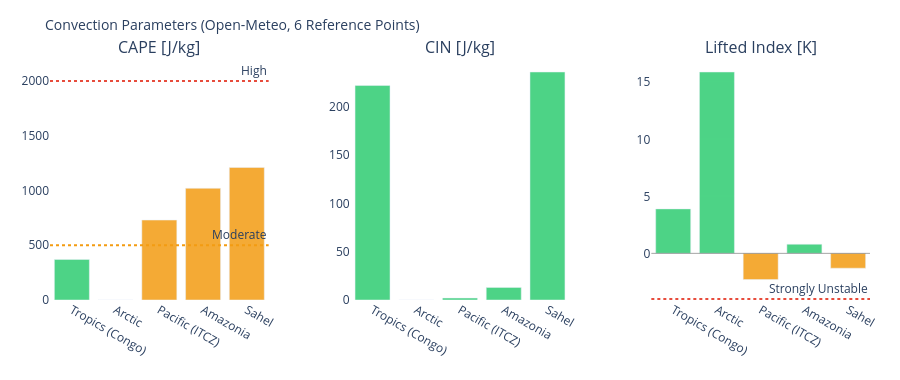

The notebook cell saved with this chart:
### Markdown cell above
---
## 3. Visualizations

### Code cell
# ============================================================
# CAPE / CIN / LIFTED INDEX – Convection potential
# ============================================================

if not df_atm.empty:
    fig = make_subplots(
        rows=1, cols=3,
        subplot_titles=['CAPE [J/kg]', 'CIN [J/kg]', 'Lifted Index [K]'],
        horizontal_spacing=0.1
    )
    pts = df_atm['point'].tolist()
    pt_colors = ['#E85D24','#185FA5','#888780','#378ADD','#639922','#F2A623']

    # CAPE – höher = mehr Gewitterpotential
    cape_vals = df_atm['cape'].fillna(0).tolist()
    cape_colors = ['#e74c3c' if v > 2000 else '#f39c12' if v > 500 else '#2ecc71'
                   for v in cape_vals]
    fig.add_trace(go.Bar(x=pts, y=cape_vals, marker_color=cape_colors,
                         opacity=0.85, showlegend=False), row=1, col=1)
    fig.add_hline(y=2000, line_dash='dot', line_color='#e74c3c',
                  annotation_text='High', row=1, col=1)
    fig.add_hline(y=500,  line_dash='dot', line_color='#f39c12',
                  annotation_text='Moderate', row=1, col=1)

    # CIN – negativer = stärker gedeckelt (weniger Auslöse)
    cin_vals = df_atm['cin'].fillna(0).tolist()
    cin_colors = ['#e74c3c' if v < -200 else '#f39c12' if v < -50 else '#2ecc71'
                  for v in cin_vals]
    fig.add_trace(go.Bar(x=pts, y=cin_vals, marker_color=cin_colors,
                         opacity=0.85, showlegend=False), row=1, col=2)

    # Lifted Index – negativ = instabil
    li_vals = df_atm['li'].fillna(0).tolist()
    li_colors = ['#e74c3c' if v < -4 else '#f39c12' if v < 0 else '#2ecc71'
                 for v in li_vals]
    fig.add_trace(go.Bar(x=pts, y=li_vals, marker_color=li_colors,
                         opacity=0.85, showlegend=False), row=1, col=3)
    fig.add_hline(y=0, line_color='gray', line_width=0.7, row=1, col=3)
    fig.add_hline(y=-4, line_dash='dot', line_color='#e74c3c',
                  annotation_text='Strongly Unstable', row=1, col=3)

    fig.update_layout(
        title=dict(text='Convection Parameters (Open-Meteo, 6 Reference Points)', font=dict(size=14)),
        height=380, plot_bgcolor='rgba(0,0,0,0)', paper_bgcolor='rgba(0,0,0,0)',
        margin=dict(l=50, r=30, t=60, b=80)
    )
    fig.update_xaxes(tickangle=30)
    fig.show()

### Figure 1 — Plotly figure (JSON) as saved in the notebook; plotly's stock layout.template omitted (floating-point values rounded to 4 significant figures)
{"data": [{"marker": {"color": ["#2ecc71", "#2ecc71", "#f39c12", "#f39c12", "#f39c12"]}, "opacity": 0.85, "showlegend": false, "type": "bar", "x": ["Tropics (Congo)", "Arctic", "Pacific (ITCZ)", "Amazonia", "Sahel"], "xaxis": "x", "y": [370.0, 0.0, 730.0, 1020.0, 1210.0], "yaxis": "y"}, {"marker": {"color": ["#2ecc71", "#2ecc71", "#2ecc71", "#2ecc71", "#2ecc71"]}, "opacity": 0.85, "showlegend": false, "type": "bar", "x": ["Tropics (Congo)", "Arctic", "Pacific (ITCZ)", "Amazonia", "Sahel"], "xaxis": "x2", "y": [222.0, 0.0, 2.0, 13.0, 236.0], "yaxis": "y2"}, {"marker": {"color": ["#2ecc71", "#2ecc71", "#f39c12", "#2ecc71", "#f39c12"]}, "opacity": 0.85, "showlegend": false, "type": "bar", "x": ["Tropics (Congo)", "Arctic", "Pacific (ITCZ)", "Amazonia", "Sahel"], "xaxis": "x3", "y": [3.9, 15.9, -2.3, 0.8, -1.3], "yaxis": "y3"}], "layout": {"annotations": [{"font": {"size": 16}, "showarrow": false, "text": "CAPE [J/kg]", "x": 0.1333, "xanchor": "center", "xref": "paper", "y": 1.0, "yanchor": "bottom", "yref": "paper"}, {"font": {"size": 16}, "showarrow": false, "text": "CIN [J/kg]", "x": 0.5, "xanchor": "center", "xref": "paper", "y": 1.0, "yanchor": "bottom", "yref": "paper"}, {"font": {"size": 16}, "showarrow": false, "text": "Lifted Index [K]", "x": 0.8667, "xanchor": "center", "xref": "paper", "y": 1.0, "yanchor": "bottom", "yref": "paper"}, {"showarrow": false, "text": "High", "x": 1, "xanchor": "right", "xref": "x domain", "y": 2000, "yanchor": "bottom", "yref": "y"}, {"showarrow": false, "text": "Moderate", "x": 1, "xanchor": "right", "xref": "x domain", "y": 500, "yanchor": "bottom", "yref": "y"}, {"showarrow": false, "text": "Strongly Unstable", "x": 1, "xanchor": "right", "xref": "x3 domain", "y": -4, "yanchor": "bottom", "yref": "y3"}], "height": 380, "margin": {"b": 80, "l": 50, "r": 30, "t": 60}, "paper_bgcolor": "rgba(0,0,0,0)", "plot_bgcolor": "rgba(0,0,0,0)", "shapes": [{"line": {"color": "#e74c3c", "dash": "dot"}, "type": "line", "x0": 0, "x1": 1, "xref": "x domain", "y0": 2000, "y1": 2000, "yref": "y"}, {"line": {"color": "#f39c12", "dash": "dot"}, "type": "line", "x0": 0, "x1": 1, "xref": "x domain", "y0": 500, "y1": 500, "yref": "y"}, {"line": {"color": "gray", "width": 0.7}, "type": "line", "x0": 0, "x1": 1, "xref": "x3 domain", "y0": 0, "y1": 0, "yref": "y3"}, {"line": {"color": "#e74c3c", "dash": "dot"}, "type": "line", "x0": 0, "x1": 1, "xref": "x3 domain", "y0": -4, "y1": -4, "yref": "y3"}], "title": {"font": {"size": 14}, "text": "Convection Parameters (Open-Meteo, 6 Reference Points)"}, "xaxis": {"anchor": "y", "domain": [0.0, 0.2667], "tickangle": 30}, "xaxis2": {"anchor": "y2", "domain": [0.3667, 0.6333], "tickangle": 30}, "xaxis3": {"anchor": "y3", "domain": [0.7333, 1.0], "tickangle": 30}, "yaxis": {"anchor": "x", "domain": [0.0, 1.0]}, "yaxis2": {"anchor": "x2", "domain": [0.0, 1.0]}, "yaxis3": {"anchor": "x3", "domain": [0.0, 1.0]}}}
